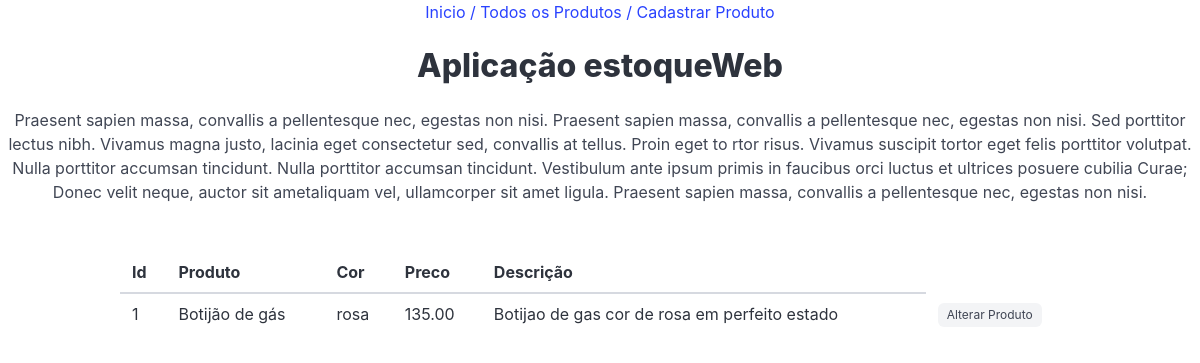
/produto/list_produto/, run on an earlier commit of the app's database.
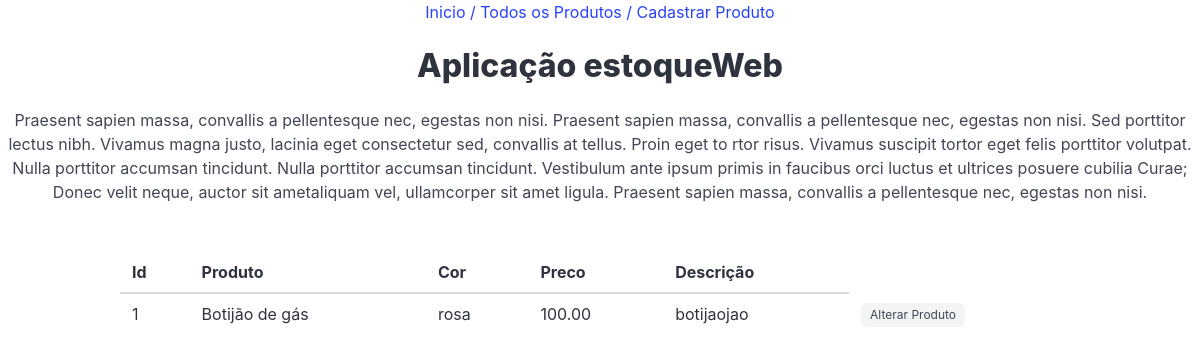
And on a later commit of the database.
### produto/models.py (models this page shows, shortened)
class Produtos(models.Model):
    produto = models.CharField('Produto', max_length=200)
    cor = models.ForeignKey(Cores, on_delete=models.PROTECT, verbose_name='Cor')
    descricao = models.TextField('Descrição', blank=True)
    preco = models.DecimalField('Preço', decimal_places=2, max_digits=8, default=0)
    quantidade = models.IntegerField('Quantidade', default=0)
    criado = models.DateTimeField('Criado em', auto_now_add=True)
    modificado = models.DateTimeField('Modificado em', auto_now=True)
    def __str__(self):
        return self.produto
    class Meta:
        ordering = ['-produto']
        verbose_name = 'Produto'

class Cores(models.Model):
    cor = models.CharField('Cor', max_length=200)
    def __str__(self):
        return self.cor
    class Meta:
        verbose_name= 'Cor'
        verbose_name_plural = 'Cores'

### produto/views.py (the view)
# urls.py: path('list_produto/', list_produto, name='list_produto'),
def list_produto(request):
    produtos = Produtos.objects.all()
    templateName = 'list_produto.html'
    context = {
        'produtos': produtos,
    }
    return render(request, templateName, context)

### core/templates/list_produto.html (shortened to what this page needs)
{% extends 'base.html' %}
{% block product %}
<h1 class="title">Aplicação estoqueWeb</h1>
<p>Praesent sapien massa, convallis a pellentesque nec,
egestas non nisi. Praesent sapien massa, convallis a
pellentesque nec, egestas non nisi. Sed porttitor lectus nibh.
Vivamus magna justo, lacinia eget consectetur sed, convallis
at tellus. Proin eget to rtor risus. Vivamus suscipit tortor
eget felis porttitor volutpat. Nulla porttitor accumsan
tincidunt. Nulla porttitor accumsan tincidunt. Vestibulum ante
ipsum primis in faucibus orci luctus et ultrices posuere
cubilia Curae; Donec velit neque, auctor sit ametaliquam vel,
ullamcorper sit amet ligula. Praesent sapien massa, convallis
a pellentesque nec, egestas non nisi.</p>
<table class="table container has-text-left">
    <thead>
    <tr>
        <th>Id</th>
        <th>Produto</th>
        <th>Cor</th>
        <th>Preco</th>
        <th>Descrição</th>
    </tr>
    </thead>
    {% for i in produtos %}
    <tbody>
    <tr>
        <td>{{i.id}}</td>
        <td>{{i}}</td>
        <td>{{i.cor}}</td>
        <td>{{i.preco}}</td>
        <td>{{i.descricao}}</td>
        <td><a class="tag" href="{%url 'update_produto' i.id%}">Alterar Produto<a/></td>
    </tr>
    </tbody>
    {% endfor %}
</table>
{% endblock %}

What changed in the data, as far as the page shows it:
changed Produtos "Botijão de gás": preco "135.00" → "100.00"; descricao "Botijao de gas cor de rosa em perfeito estado" → "botijaojao"
